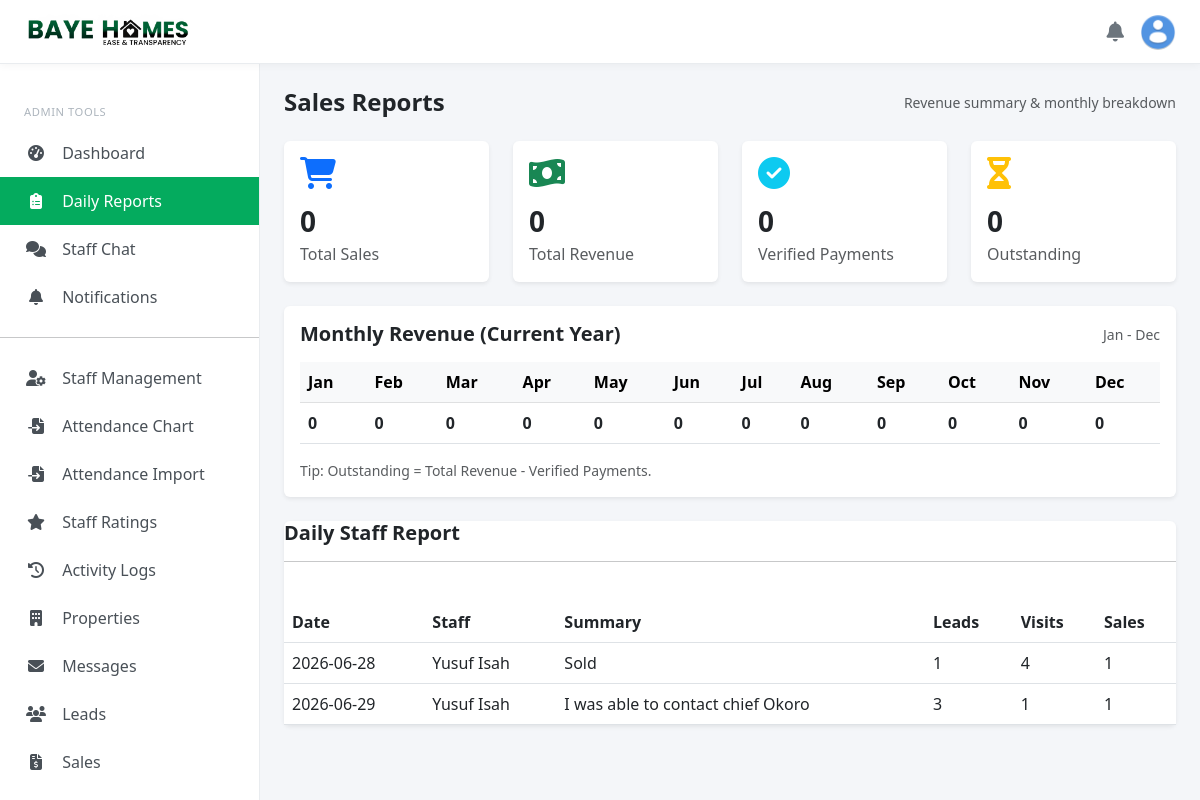
Screenshot of /sales/reports (signed in) with the database file from the repository.
### models.py (models this page shows, shortened)
class StaffDailyReport(db.Model):
    __tablename__ = 'staff_daily_reports'
    id = db.Column(db.String(36), primary_key=True, default=generate_uuid)
    staff_id = db.Column(db.String(36), db.ForeignKey('users.id'), nullable=False)
    report_date = db.Column(db.Date, nullable=False)
    summary = db.Column(db.Text, nullable=False)
    leads_contacted = db.Column(db.Integer, default=0)
    site_visits = db.Column(db.Integer, default=0)
    sales_closed = db.Column(db.Integer, default=0)
    challenges = db.Column(db.Text)
    created_at = db.Column(db.DateTime, default=datetime.now(timezone.utc))
    staff = db.relationship('User', foreign_keys=[staff_id], backref='daily_reports')

class User(UserMixin, db.Model):
    __tablename__ = 'users'
    id = db.Column(db.String(36), primary_key=True, default=generate_uuid)
    username = db.Column(db.String(80), unique=True, nullable=True)
    email = db.Column(db.String(120), unique=True, nullable=False, index=True)
    password_hash = db.Column(db.String(256), nullable=False)
    first_name = db.Column(db.String(80))
    last_name = db.Column(db.String(80))
    phone = db.Column(db.String(20))
    role = db.Column(db.Enum(UserRole, values_callable=enum_values), default=UserRole.CUSTOMER)
    is_admin = db.Column(db.Boolean, default=False)
    is_active = db.Column(db.Boolean, default=True)
    email_verified = db.Column(db.Boolean, default=False)
    verification_token = db.Column(db.String(100), unique=True)
    reset_token = db.Column(db.String(100), unique=True)
    created_at = db.Column(db.DateTime, default=datetime.now(timezone.utc))
    updated_at = db.Column(db.DateTime, default=datetime.now(timezone.utc), onupdate=datetime.now(timezone.utc))
    profile = db.relationship('Profile', backref='user', uselist=False)
    saved_properties = db.relationship('SavedProperty', backref='customer', lazy='dynamic')
    property_inquiries = db.relationship('PropertyInquiry', backref='customer', lazy='dynamic')
    sales = db.relationship('Sale', foreign_keys='Sale.customer_id', backref='customer', lazy='dynamic')
    leads_assigned = db.relationship('Lead', foreign_keys='Lead.assigned_to', backref='staff_user')
    investments = db.relationship('Investment', foreign_keys='Investment.investor_id', backref='investor', lazy='dynamic')
    staff_profile = db.relationship('StaffProfile', foreign_keys='StaffProfile.user_id', backref='user', uselist=False)
    activity_logs = db.relationship('ActivityLog', backref='user', lazy='dynamic')
    def get_full_name(self):
        return f"{self.first_name or ''} {self.last_name or ''}".strip() or self.username or self.email
    def is_admin_user(self):
        return self.role == UserRole.ADMIN

### blueprints/sales.py (the view)
@sales_bp.route('/reports')
@login_required
@role_required(['admin', 'staff'])
def reports():
    total_sales = Sale.query.count()
    total_revenue = db.session.query(func.sum(Sale.total_amount)).scalar() or 0
    total_verified_payments = db.session.query(func.sum(Payment.amount)).filter(Payment.status == 'verified').scalar() or 0
    outstanding = total_revenue - total_verified_payments
    current_year = datetime.now(timezone.utc).year
    month_expr = func.cast(func.strftime('%m', Sale.sale_date), db.Integer)
    monthly_revenue = db.session.query(
        month_expr.label('month'),
        func.sum(Sale.total_amount).label('revenue')
    ).filter(func.strftime('%Y', Sale.sale_date) == str(current_year)) \
     .group_by(month_expr) \
     .order_by(month_expr) \
     .all()
    months = ['Jan', 'Feb', 'Mar', 'Apr', 'May', 'Jun', 'Jul', 'Aug', 'Sep', 'Oct', 'Nov', 'Dec']
    revenue_data = [0]*12
    for m in monthly_revenue:
        revenue_data[m.month-1] = float(m.revenue)
    reports = StaffDailyReport.query.all()
    return render_template('sales/reports.html',
                           total_sales=total_sales,
                           total_revenue=total_revenue,
                           total_verified_payments=total_verified_payments,
                           outstanding=outstanding,
                           months=months,
                           revenue_data=revenue_data,
                           reports=reports)

### templates/sales/reports.html (shortened to what this page needs)
{% extends "admin/base_admin.html" %}
{% block content %}
<div class="container-fluid px-0">
    <div class="d-flex justify-content-between align-items-center mb-4">
        <h4 class="fw-bold mb-0">Sales Reports</h4>
        <div class="text-muted small">Revenue summary & monthly breakdown</div>
    </div>
    <div class="row g-4 mb-4">
        <div class="col-md-3 col-6">
            <div class="card border-0 shadow-sm h-100">
                <div class="card-body">
                    <i class="fas fa-shopping-cart text-primary fa-2x mb-3"></i>
                    <h3 class="fw-bold mb-1">{{ total_sales }}</h3>
                    <p class="text-muted mb-0">Total Sales</p>
                </div>
            </div>
        </div>
        <div class="col-md-3 col-6">
            <div class="card border-0 shadow-sm h-100">
                <div class="card-body">
                    <i class="fas fa-money-bill-wave text-success fa-2x mb-3"></i>
                    <h3 class="fw-bold mb-1">{{ total_revenue }}</h3>
                    <p class="text-muted mb-0">Total Revenue</p>
                </div>
            </div>
        </div>
        <div class="col-md-3 col-6">
            <div class="card border-0 shadow-sm h-100">
                <div class="card-body">
                    <i class="fas fa-check-circle text-info fa-2x mb-3"></i>
                    <h3 class="fw-bold mb-1">{{ total_verified_payments }}</h3>
                    <p class="text-muted mb-0">Verified Payments</p>
                </div>
            </div>
        </div>
        <div class="col-md-3 col-6">
            <div class="card border-0 shadow-sm h-100">
                <div class="card-body">
                    <i class="fas fa-hourglass-half text-warning fa-2x mb-3"></i>
                    <h3 class="fw-bold mb-1">{{ outstanding }}</h3>
                    <p class="text-muted mb-0">Outstanding</p>
                </div>
            </div>
        </div>
    </div>
    <div class="card border-0 shadow-sm">
        <div class="card-body">
            <div class="d-flex justify-content-between align-items-center mb-3">
                <h5 class="fw-bold mb-0">Monthly Revenue (Current Year)</h5>
                <div class="text-muted small">Jan - Dec</div>
            </div>
            <div class="table-responsive">
                <table class="table table-hover align-middle mb-0">
                    <thead class="table-light">
                        <tr>
                            {% for month in months %}
                                <th class="text-nowrap">{{ month }}</th>
                            {% endfor %}
                        </tr>
                    </thead>
                    <tbody>
                        <tr>
                            {% for i in range(0, 12) %}
                                <td class="fw-semibold">{{ revenue_data[i] }}</td>
                            {% endfor %}
                        </tr>
                    </tbody>
                </table>
            </div>
            <div class="mt-3 text-muted small">
                Tip: Outstanding = Total Revenue - Verified Payments.
            </div>
        </div>
    </div><br>
    <div class="card border-0 shadow-sm">
        <div class="table-responsive">
            <h5 class="fw-bold mb-0">Daily Staff Report</h5><hr><br>
            <table class="table mb-0">
            <thead>
                <tr>
                <th>Date</th>
                <th>Staff</th>
                <th>Summary</th>
                <th>Leads</th>
                <th>Visits</th>
                <th>Sales</th>
                </tr>
            </thead>
            <tbody>
                {% for report in reports %}
                <tr>
                <td>{{ report.report_date }}</td>
                <td>{{ report.staff.get_full_name() }}</td>
                <td>{{ report.summary }}</td>
                <td>{{ report.leads_contacted }}</td>
                <td>{{ report.site_visits }}</td>
                <td>{{ report.sales_closed }}</td>
                </tr>
                {% else %}
                <tr>
                <td colspan="6" class="text-center text-muted py-4">
                    No reports yet.
                </td>
                </tr>
                {% endfor %}
            </tbody>
            </table>
        </div>
    </div>
</div>
{% endblock %}

### templates/admin/base_admin.html (style rules this page uses)
:root { --bh-green: #04AB5E; --bh-sidebar-width: 260px; --bh-topbar-height: 64px; }
body { padding-top: var(--bh-topbar-height); background: #f4f6f9; overflow-x: hidden; }

### rows the page displays
StaffDailyReport: report_date "2026-06-28", staff.get_full_name "Yusuf Isah", summary "Sold", leads_contacted "1", site_visits "4", sales_closed "1"
StaffDailyReport: report_date "2026-06-29", staff.get_full_name "Yusuf Isah", summary "I was able to contact chief Okoro", leads_contacted "3", site_visits "1", sales_closed "1"

### other values shown
{{ total_sales }} "0"
{{ total_revenue }} "0"
{{ total_verified_payments }} "0"
{{ outstanding }} "0"
{{ month }} "Jan" "Feb" "Mar" "Apr" "May" "Jun" "Jul" "Aug" "Sep" "Oct" "Nov" "Dec"
{{ revenue_data[i] }} "0" "0" "0" "0" "0" "0" "0" "0" "0" "0" "0" "0"
